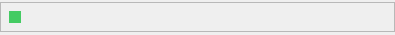
<?xml version="1.0" encoding="UTF-8"?>
<ui version="4.0">
 <class>Form</class>
 <widget class="QWidget" name="Form">
  <property name="geometry">
   <rect>
    <x>0</x>
    <y>0</y>
    <width>395</width>
    <height>35</height>
   </rect>
  </property>
  <property name="minimumSize">
   <size>
    <width>0</width>
    <height>30</height>
   </size>
  </property>
  <property name="windowTitle">
   <string>Form</string>
  </property>
  <layout class="QHBoxLayout" name="horizontalLayout">
   <property name="spacing">
    <number>0</number>
   </property>
   <property name="leftMargin">
    <number>0</number>
   </property>
   <property name="topMargin">
    <number>0</number>
   </property>
   <property name="rightMargin">
    <number>0</number>
   </property>
   <property name="bottomMargin">
    <number>0</number>
   </property>
   <item>
    <widget class="QFrame" name="frame">
     <property name="minimumSize">
      <size>
       <width>0</width>
       <height>30</height>
      </size>
     </property>
     <property name="maximumSize">
      <size>
       <width>16777215</width>
       <height>30</height>
      </size>
     </property>
     <property name="frameShape">
      <enum>QFrame::StyledPanel</enum>
     </property>
     <property name="frameShadow">
      <enum>QFrame::Raised</enum>
     </property>
     <layout class="QGridLayout" name="gridLayout_2">
      <property name="leftMargin">
       <number>8</number>
      </property>
      <property name="topMargin">
       <number>0</number>
      </property>
      <property name="rightMargin">
       <number>8</number>
      </property>
      <property name="bottomMargin">
       <number>0</number>
      </property>
      <property name="spacing">
       <number>0</number>
      </property>
      <item row="0" column="2">
       <widget class="QPushButton" name="pushButton">
        <property name="minimumSize">
         <size>
          <width>0</width>
          <height>30</height>
         </size>
        </property>
        <property name="maximumSize">
         <size>
          <width>16777215</width>
          <height>30</height>
         </size>
        </property>
        <property name="styleSheet">
         <string notr="true">border:none;</string>
        </property>
        <property name="text">
         <string> </string>
        </property>
       </widget>
      </item>
      <item row="0" column="1">
       <widget class="QPushButton" name="pushButton_2">
        <property name="minimumSize">
         <size>
          <width>0</width>
          <height>30</height>
         </size>
        </property>
        <property name="styleSheet">
         <string notr="true">border:none;</string>
        </property>
        <property name="text">
         <string/>
        </property>
        <property name="iconSize">
         <size>
          <width>20</width>
          <height>20</height>
         </size>
        </property>
       </widget>
      </item>
      <item row="0" column="0">
       <widget class="QPushButton" name="pushButton_3">
        <property name="minimumSize">
         <size>
          <width>0</width>
          <height>12</height>
         </size>
        </property>
        <property name="maximumSize">
         <size>
          <width>12</width>
          <height>12</height>
         </size>
        </property>
        <property name="styleSheet">
         <string notr="true">border:none;
background-color: rgb(68, 203, 99);</string>
        </property>
        <property name="text">
         <string/>
        </property>
       </widget>
      </item>
     </layout>
    </widget>
   </item>
  </layout>
 </widget>
 <resources/>
 <connections/>
</ui>
